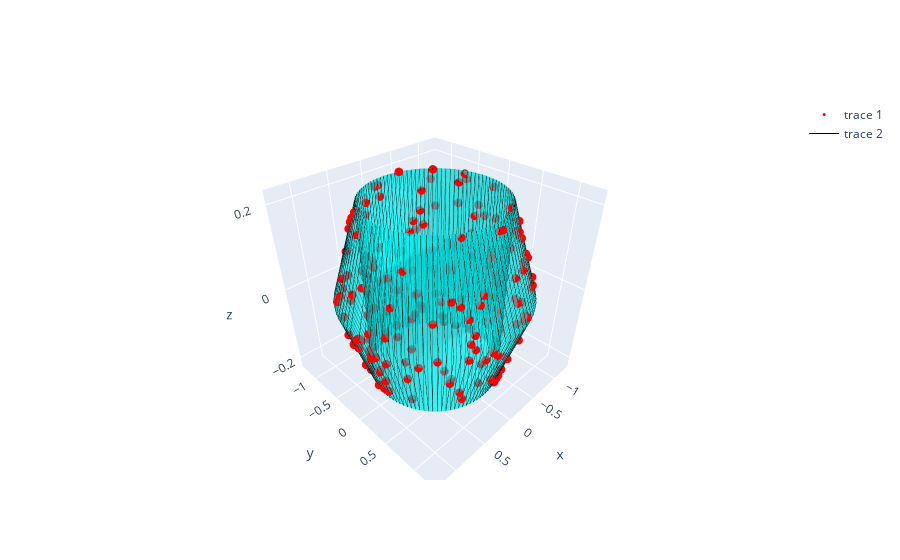

The notebook cell saved with this chart:
### Code cell
current_dir = os.getcwd()

vertices, faces = igl.read_triangle_mesh(os.path.join(current_dir, "mesh", "torus-100-3-.25.obj"))

# sampling points on the mesh
samples_mesh = sample_faces(vertices, faces, 200)

x, y, z = vertices.T
i, j, k = faces.T

lines= go.Scatter3d(x=x, y=y, z=z, mode='lines', line=dict(color= 'black', width=1.0))
# fig1 = go.Figure(data=[go.Mesh3d(x=x, y=y, z=z, 
                                # i=i, j=j, k=k, 
                                # colorscale = [[0, 'cyan'],
                                #             [1, 'yellow']],
                                # intensity = z,
                                # opacity=0.50,
                                # showscale=True)])
fig1 = go.Figure(data=[go.Mesh3d(x=x, y=y, z=z, i=i, j=j, k=k, color='cyan', opacity=0.50)])
fig1.add_trace(go.Scatter3d(x=samples_mesh[:,0], y=samples_mesh[:,1], z=samples_mesh[:,2], mode='markers', marker=dict(size=3, color='red')))
fig1.add_trace(lines)
fig1.show()

### Figure 1 — Plotly figure (JSON) as saved in the notebook; plotly's stock layout.template omitted (floating-point values rounded to 4 significant figures; data arrays with more than 128 entries replaced by an {"elided": "..."} marker saying what was removed)
{"data": [{"color": "cyan", "i": {"elided": "600 int values"}, "j": {"elided": "600 int values"}, "k": {"elided": "600 int values"}, "opacity": 0.5, "type": "mesh3d", "x": {"elided": "300 float values"}, "y": {"elided": "300 float values"}, "z": {"elided": "300 float values"}}, {"marker": {"color": "red", "size": 3}, "mode": "markers", "type": "scatter3d", "x": {"elided": "200 float values"}, "y": {"elided": "200 float values"}, "z": {"elided": "200 float values"}}, {"line": {"color": "black", "width": 1}, "mode": "lines", "type": "scatter3d", "x": {"elided": "300 float values"}, "y": {"elided": "300 float values"}, "z": {"elided": "300 float values"}}], "layout": {}}
